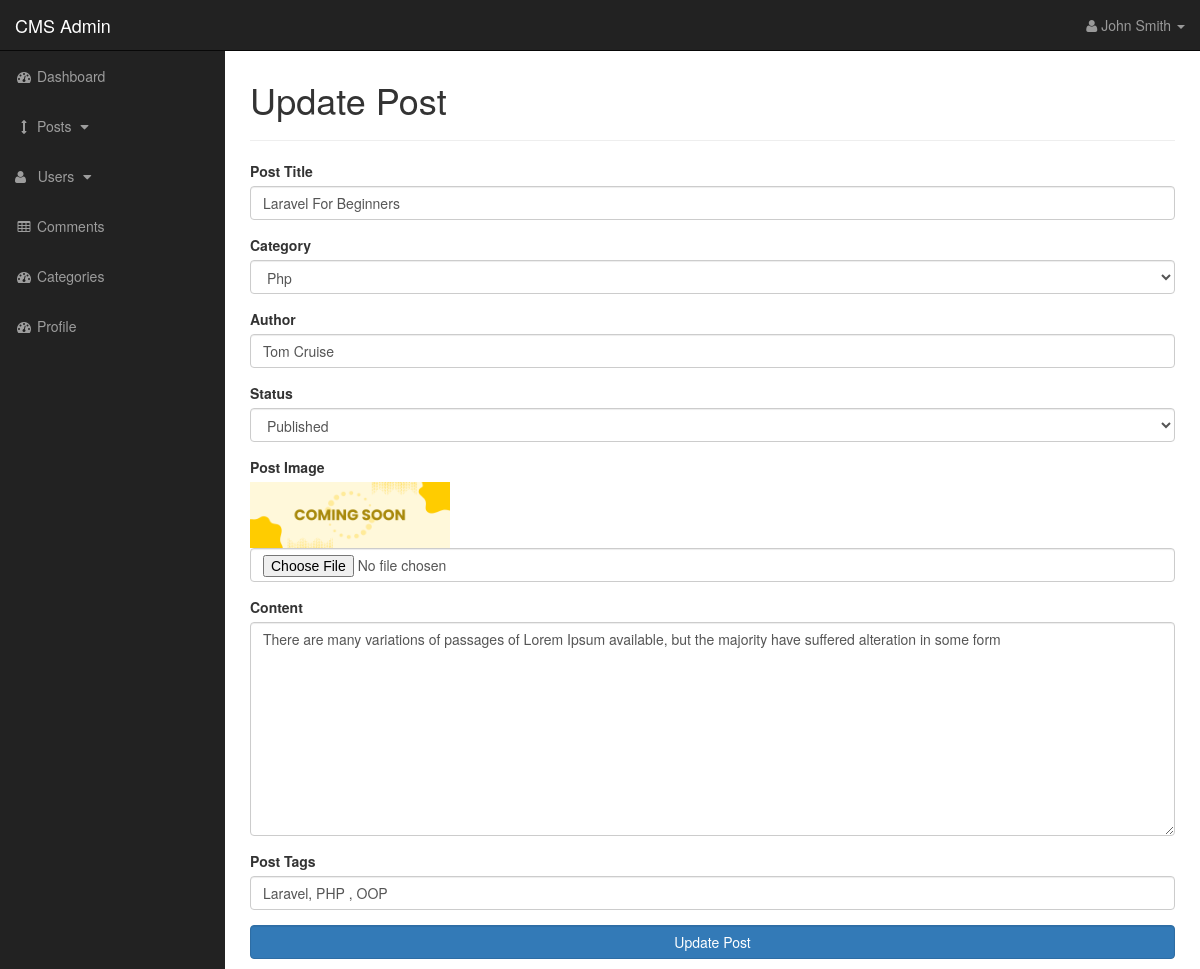
Screenshot of /admin/posts.php?source=edit_post&post_id=1 (signed in) with the database file from the repository.
### tables this page shows
CREATE TABLE `posts` (
  `post_id` int(3) NOT NULL,
  `post_category_id` int(3) NOT NULL,
  `post_title` varchar(255) NOT NULL,
  `post_author` varchar(255) NOT NULL,
  `post_date` date NOT NULL,
  `post_image` text NOT NULL,
  `post_content` text NOT NULL,
  `post_tags` varchar(255) NOT NULL,
  `post_comment_count` int(10) NOT NULL,
  `post_status` varchar(255) DEFAULT 'draft'
);

### admin/includes/edit_post.php (the view, shortened to what this page needs)
<?php
$post_id = $_GET['post_id'];
$query = "SELECT * FROM posts WHERE post_id = $post_id";
$get_all_posts = mysqli_query($conn,$query);
while ($result = mysqli_fetch_assoc($get_all_posts)) {
    $post_title = $result['post_title'];
    $post_category_id =$result['post_category_id'];
    $post_author = $result['post_author'];
    $post_content = $result['post_content'];
    $post_image = $result['post_image'];
    $post_tags = $result['post_tags'];
    $post_status = $result['post_status'];
?>
<h1>Update Post</h1>
<hr/>
<?php
}
?>
<form  action="" method="post"enctype="multipart/form-data" calss="container">
    <div class="form-group">
        <label for="title">Post Title</label>
        <input type="text" class="form-control"  name="title" value="<?php echo $post_title; ?>" placeholder="Enter Title">
    </div>
    <div class="form-group">
        <label for="category">Category</label><br>
        <select name="category" class="form-control">
         <?php
         $cat_id = $post_category_id;
         $query = "SELECT * FROM categories /*WHERE cat_id = $cat_id*/";
         $result = mysqli_query($conn, $query);
         while ($row = mysqli_fetch_assoc($result)){
            $cat_id = $row['cat_id'];
            $cat_title = $row['cat_title'];
            if($cat_id===$post_category_id){
                echo"<option value='$cat_id' selected>$cat_title</option>" ;
            }else{
            echo"<option value='$cat_id'>$cat_title</option>" ;}}
             ?>
        </select>
    </div>
    <div class="form-group">
        <label for="author">Author</label>
        <input type="text" class="form-control" name="author" value="<?php echo $post_author; ?>" placeholder="Author Name">
    </div>
    <div class="form-group">
            <label for="status">Status</label><br>
            <select name="status" class="form-control">
                <?php
                if($post_status === "published"){
                    echo "<option value='published' selected> Published </option>";
                }else{
                    echo "<option value='draft' selected> Drafted </option>";
                    echo "<option value='published' > Published </option>";
                }
                ?>
            </select>
        </div>
    <div class="form-group">
        <label for="image">Post Image</label><br>
        <img width="200px"src="../images/<?php echo $post_image;?>"/>
        <input type="file" class="form-control" name="image">
    </div>
    <div class="form-group">
        <label for="content">Content</label>
        <textarea class="form-control"  rows="10" name="content"><?php echo $post_content; ?></textarea>
    </div>
    <div class="form-group">
        <label for="tags">Post Tags</label>
        <input type="text" class="form-control" name="tags" value="<?php echo $post_tags; ?>" placeholder="Tags">
    </div>
    <button type="submit" class="btn btn-primary form-control" name="update_post">Update Post</button>
</form>

### admin/css/sb-admin.css (style rules this page uses)
body { margin-top: 100px; background-color: #222; }
@media (min-width:768px) { body { margin-top: 50px; } }

### rows the page displays
posts: title "Laravel For Beginners", author "Tom Cruise", status "Published", post_image (picture), content "There are many variations of passages of Lorem Ipsum available, but the majority have suffered alteration in some form", tags "Laravel, PHP , OOP"

### other values shown
form field category "Php"
